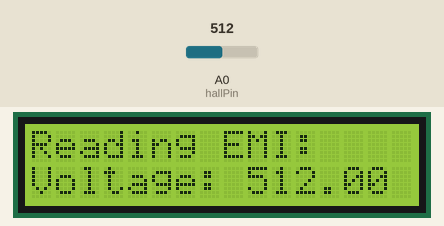
This sketch was run on a simulated Arduino Uno, built with avr-gcc and run on an emulated ATmega328P. On the bench: 16×2 character LCD. The test bench sets the inputs (shaded band); at power-on: A0 (hallPin) = 512. What the sketch prints to the serial monitor is not drawn.

Above: at 1.2 s.
1.3 s: A0 (hallPin) set to 716
At 2.5 s:
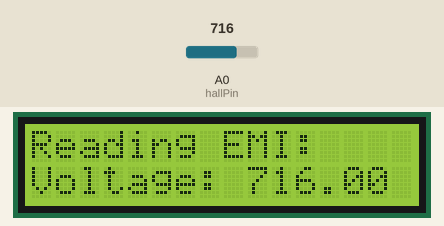
3.1 s: A0 (hallPin) set to 900
At 4.2 s:
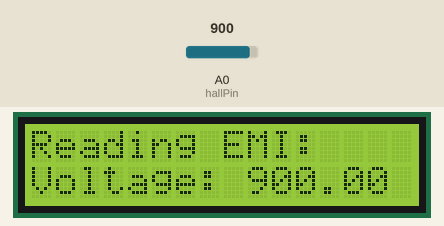
4.6 s: A0 (hallPin) set to 1023
At 5.9 s:
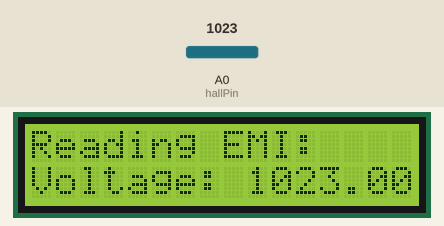
Timing chart, 0 to 7.6 s (numbered marks = the images above; inputs shaded):
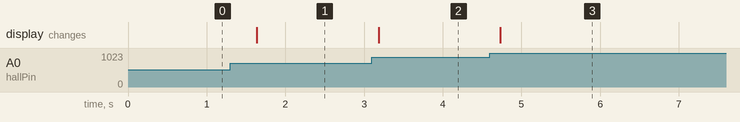

The sketch:

Magnetic_Filed_Find.ino
```cpp
#include <Wire.h>
#include <LiquidCrystal_I2C.h>

// Initialize I2C LCD (Address: 0x27)
LiquidCrystal_I2C lcd(0x27, 16, 2);

const int hallPin = A0;  // Analog pin connected to Hall sensor
float sensorValue = 0;   // Variable to store sensor reading

void setup() {
  lcd.init();          // Initialize LCD
  lcd.backlight();     // Turn on LCD backlight
  Serial.begin(9600);  // Initialize Serial Monitor
  lcd.setCursor(0, 0);
  lcd.print("Reading EMI:");
}

void loop() {
  // Read sensor value (0-1023 for 5V ADC)
  sensorValue = analogRead(hallPin);

  // Convert to voltage
  float voltage = sensorValue ;

  // Display on Serial Monitor
  Serial.print("Voltage: ");
  Serial.println(voltage);

  // Display on LCD
  lcd.setCursor(0, 1);
  lcd.print("Voltage: ");
  lcd.print(voltage, 2);  // Print voltage with 2 decimals

  delay(500);  // Delay for stability
}
```

Measured:
- after the input at 1.3 s, the display: changes after 0.34 s (image 1)
- after the input at 3.1 s, the display: changes after 0.09 s (image 2)
- after the input at 4.6 s, the display: changes after 0.13 s (image 3)
